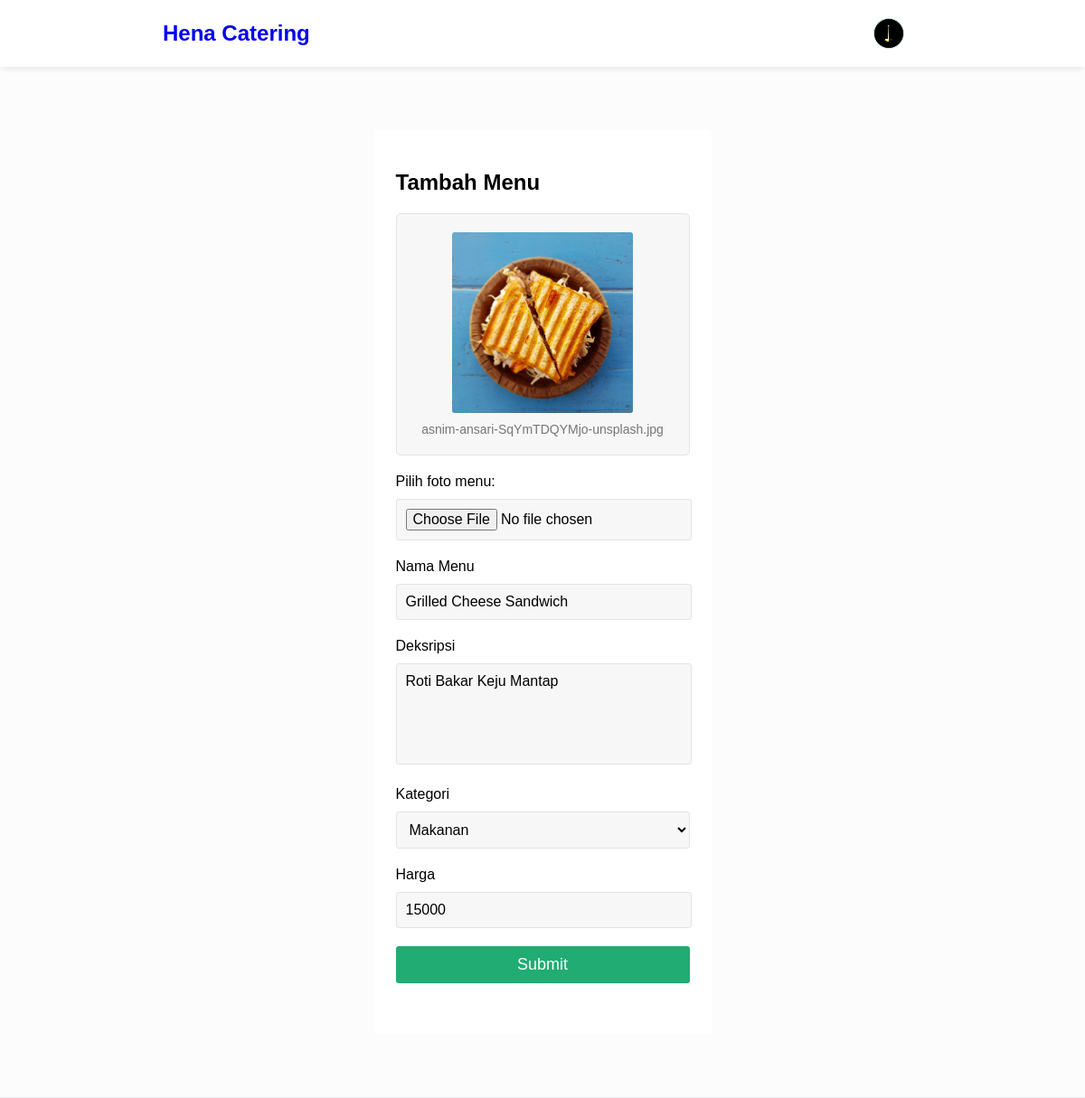
/pages/penjual/dashboard.php?p=addMenu&menuID=3 (signed in), run on the app's committed database.
### tables this page shows
CREATE TABLE `penjual` (
  `IDpenjual` int(10) NOT NULL,
  `email` varchar(50) NOT NULL,
  `password` varchar(255) NOT NULL,
  `nama` varchar(50) DEFAULT NULL,
  `telepon` varchar(14) DEFAULT NULL,
  `alamat` varchar(255) DEFAULT NULL,
  `deskripsi` varchar(255) DEFAULT NULL,
  `foto` varchar(255) DEFAULT NULL
);

CREATE TABLE `menu` (
  `menuID` int(10) NOT NULL,
  `deskripsi` varchar(255) DEFAULT NULL,
  `nama` varchar(30) DEFAULT NULL,
  `gambar` varchar(255) DEFAULT NULL,
  `harga` int(7) DEFAULT NULL,
  `IDpenjual` int(10) NOT NULL
);

CREATE TABLE `kategori` (
  `IDKategori` int(11) NOT NULL,
  `namakategori` varchar(100) DEFAULT NULL,
  `menuID` int(10) NOT NULL
);

### class/class.Penjual.php (called while the page is built, shortened)
<?php
class Penjual extends Connection
{
  public $IDpenjual = 0;
  public $TABLE_PENJUAL = 'penjual';
  public $COLUMN_IDPENJUAL = 'IDpenjual';
  public function getPenjual()
  {
    $sql = "SELECT * FROM $this->TABLE_PENJUAL WHERE $this->COLUMN_IDPENJUAL = $this->IDpenjual";
    $result = mysqli_query($this->connection, $sql);
    if (mysqli_num_rows($result) == 1) {
      $data = mysqli_fetch_assoc($result);
      $this->nama = $data['nama'];
      $this->foto = $data['foto'];
    }
  }
}

### inc.connection.php (called while the page is built, shortened)
<?php
class Connection
{
  private $host = "localhost";
  private $user = "root";
  private $password = "";
  function connect()
  {
    $conn = mysqli_connect($this->host, $this->user, $this->password);
    $this->connection = $conn;
  }
}

### class/class.Menu.php (called while the page is built, shortened)
<?php
class Menu extends Connection
{
  public $menuID = 0;
  public $TABLE_MENU = 'menu';
  public $COLUMN_MENUID = 'menuID';
  public $COLUMN_NAMA = 'nama';
  public $COLUMN_DESKRIPSI = 'deskripsi';
  public $COLUMN_GAMBAR = 'gambar';
  public $COLUMN_HARGA = 'harga';
  public function getMenu()
  {
    $sql = "SELECT * FROM $this->TABLE_MENU WHERE $this->COLUMN_MENUID=$this->menuID";
    $result = mysqli_query($this->connection, $sql);
    if (mysqli_num_rows($result) == 1) {
      $data = mysqli_fetch_assoc($result);
      $this->nama = $data[$this->COLUMN_NAMA];
      $this->deskripsi = $data[$this->COLUMN_DESKRIPSI];
      $this->gambar = $data[$this->COLUMN_GAMBAR];
      $this->harga = $data[$this->COLUMN_HARGA];
    }
  }
}

### class/class.Kategori.php (called while the page is built, shortened)
<?php
class Kategori extends Connection
{
  public $menuID = '';
  public $TABLE_KATEGORI = 'kategori';
  public $COLUMN_IDKATEGORI = 'IDKategori';
  public $COLUMN_MENUID = 'menuID';
  public function getKategoriByMenu()
  {
    $sql = "SELECT * FROM $this->TABLE_KATEGORI WHERE $this->COLUMN_MENUID=$this->menuID";
    $result = mysqli_query($this->connection, $sql);
    if (mysqli_num_rows($result) == 1) {
      $data = mysqli_fetch_assoc($result);
      $this->IDKategori = $data[$this->COLUMN_IDKATEGORI];
    }
  }
}

### pages/penjual/dashboard.php (the view, shortened to what this page needs)
<?php
require "../../inc.connection.php";
require('../../class/class.Penjual.php');
?>
<!DOCTYPE html>
<html lang="en">
<head>
  <link rel="stylesheet" href="../../style/style.css">
</head>
<body>
  <header>
    <nav class="navbar">
      <div>
        <div class="logo">
          <a href="dashboard.php">
            <h2>Hena Catering</h2>
          </a>
        </div>
      </div>
      <div>
        <ul class="feature">
          <li>
            <a href="dashboard.php?p=report" class="icon">
              <svg data-src="https://s.svgbox.net/hero-outline.svg?ic=document-report&fill=767676" width="24" height="24"></svg>
            </a>
          </li>
          <li>
            <a class="icon" href="dashboard.php?p=addMenu">
              <svg data-src="https://s.svgbox.net/hero-outline.svg?ic=plus&fill=767676" width="24" height="24"></svg>
            </a>
          </li>
        </ul>
        <div class="profile" tabindex="0" role="button">
          <div class="profile-picture">
            <?php
            $Penjual = new Penjual();
            $Penjual->IDpenjual = $_SESSION["IDpenjual"];
            $Penjual->getPenjual();
            echo '<img src="../../uploads/' . $Penjual->foto . '" alt="' . $Penjual->nama . ' profile picture">'
            ?>
          </div>
    </nav>
  </header>
  <main>
    <?php
    $pages_dir = '../../pages/penjual';
    if (!empty($_GET['p'])) {
      $pages = scandir($pages_dir, 0);
      unset($pages[0], $pages[1]);
      $p = $_GET['p'];
      if (in_array($p . '.php', $pages)) {
        include($pages_dir . '/' . $p . '.php');
      }
    } else {
      include('./home.php');
    }
    ?>
  </main>
</body>
</html>

### pages/penjual/addMenu.php (shortened to what this page needs)
<?php
require('../../class/class.Menu.php');
require('../../class/class.Kategori.php');
$currentName = '';
$currentPicture = '';
$currentDescription = '';
$currentCategory = 0;
$currentPrice = '';
$arrCategory = array(1 => "Makanan", 2 => "Minuman");
if (isset($_GET['menuID'])) {
  $Menu = new Menu();
  $Kategori = new Kategori();
  $Menu->menuID = $_GET['menuID'];
  $Menu->getMenu();
  $Kategori->menuID = $_GET["menuID"];
  $Kategori->getKategoriByMenu();
  $currentName = $Menu->nama;
  $currentPicture = $Menu->gambar;
  $currentDescription = $Menu->deskripsi;
  $currentPrice = $Menu->harga;
  $currentCategory = $Kategori->IDKategori;
}
?>
<div class="container-penjual">
  <div class="penjual-container">
    <h2 class="menu-heading">Tambah Menu</h2>
    <form action="#" method="post" enctype="multipart/form-data">
      <?php
      if (isset($_GET["menuID"])) {
        echo '<section class="current-photo-section">';
        echo '    <img src="../../uploads/' . $currentPicture . '" alt="Menu">';
        echo '    <span>' . $currentPicture . '</span>';
        echo '</section>';
      }
      ?>
      <section class="menu-photo-section">
        <label for="photo-menu">Pilih foto menu:</label>
        <input type="file" id="photoMenu" name="photoMenu" accept="image/*">
      </section>
      <section class="menu-name-section">
        <label for="menu-name">Nama Menu</label>
        <input type="text" id="menu-name" name="menu-name" placeholder="Mie Ayam" autocomplete="menu-name" value="<?php echo $currentName ?>" required autofocus />
      </section>
      <section class="menu-description-section">
        <label for="description">Deksripsi</label>
        <textarea id="description" name="description" rows="5" placeholder="Deskripsi menu" required><?php echo trim($currentDescription) ?></textarea>
      </section>
      <section class="menu-category-section">
        <label for="category">Kategori</label>
        <select name="category" id="category">
          <?php
          foreach ($arrCategory as $key => $value) {
            if ($key == $currentCategory) {
              echo '<option value="' . $key . '" selected>' . $value . '</option>';
            } else {
              echo '<option value="' . $key . '">' . $value . '</option>';
            }
          }
          ?>
        </select>
      </section>
      <section class="menu-price-section">
        <label for="price">Harga</label>
        <input type="number" id="price" name="price" placeholder="Rp100.000" autocomplete="price" value="<?php echo $currentPrice ?>" required autofocus />
      </section>
      <input type="submit" id="add-menu" name="add-menu" value="Submit" />
    </form>
  </div>
</div>

### style/style.css (style rules this page uses)
:root { --desktop-font-size: 16px; --mobile-font-size: 18px; --green: hsl(155, 69%, 40%); --darker-green: hsl(155, 69%, 30%); --margin: 180px; }
html { font-family: "Inter", sans-serif; }
body { margin: 0; padding: 0; background-color: #fcfcfc; }
.container-penjual { display: grid; place-content: center; }
.penjual-container { margin: 20px 0; max-width: 500px; background-color: white; padding: 1.5rem; border-radius: 5px; }
.penjual-container input, .penjual-container textarea { width: calc(100% - 20px); }
.penjual-container select { width: 100%; }
button, input[type="submit"], input[type="button"] { background-color: var(--green); border: none; border-radius: 3px; color: white; cursor: pointer; display: block; font-size: 22px; font-size: var(--mobile-font-size); font-weight: 500; padding: 10px 20px; }
button#login, button#register, input#login, input[type="submit"] { width: 100%; }
form { margin-bottom: 2rem; }
input, textarea, select { border: 1px solid rgb(227, 227, 227); background-color: rgb(247, 247, 247); border-radius: 3px; font-size: 16px; font-family: inherit; padding: 10px; width: 100%; width: calc(100% - 10px); }
textarea { resize: none; }
label { display: block; font-size: 20px; font-size: var(--mobile-font-size); font-weight: 500; margin: 0 0 10px 0; }
form section { margin: 0 0 20px 0; }
ul li { list-style: none; }
ul li a { text-decoration: none; }
a { text-decoration: none; }
a.icon { font-weight: 500; color: #767676; }
img { width: 100%; }
input[type="number"] { -moz-appearance: textfield; }
@media (min-width: 450px) { input { font-size: 14px; font-size: var(--desktop-font-size); } }
@media (min-width: 450px) { label { font-size: 14px; font-size: var(--desktop-font-size); } }

### style/navbar.css (style rules this page uses)
header { width: 100%; background-color: #ffffff; box-shadow: 0 4px 6px -1px rgba(0, 0, 0, 0.07); }
.navbar { display: flex; flex-direction: row; align-items: center; justify-content: space-between; margin: 0 var(--margin); }
.navbar div { display: flex; align-items: center; }
.logo { margin-right: 3rem; }
.feature { display: flex; margin: 0 10px; }
.feature li { border-radius: 5px; margin-right: 10px; }
.feature li:last-child { margin-right: 0; }
.icon { display: flex; align-items: center; padding: 5px; list-style: none; text-decoration: none; border-radius: 5px; text-align: center; }
.profile { width: 100%; }
.profile-picture { margin: 20px; width: 32px; height: 32px; background-color: var(--green); border-radius: 50%; border: 1px solid #dfdfdf; }
.profile-picture img { border-radius: 50%; }

### style/dashboard.css (style rules this page uses)
.container-penjual { margin: 50px 0; }

### style/addMenu.css (style rules this page uses)
.current-photo-section { display: flex; flex-direction: column; align-items: center; background: #f7f7f7; border-radius: 5px; padding: 20px; border: 1px solid rgb(227, 227, 227); }
.current-photo-section img { max-width: 200px; height: 200px; object-fit: cover; border-radius: 3px; }
.current-photo-section span { margin-top: 10px; color: #767676; font-size: 14px; }

### data on the page
penjual: foto (picture)
menu: gambar (picture), gambar "asnim-ansari-SqYmTDQYMjo-unsplash.jpg", menu-name "Grilled Cheese Sandwich", description "Roti Bakar Keju Mantap", price "15000"
kategori: category "Makanan"
